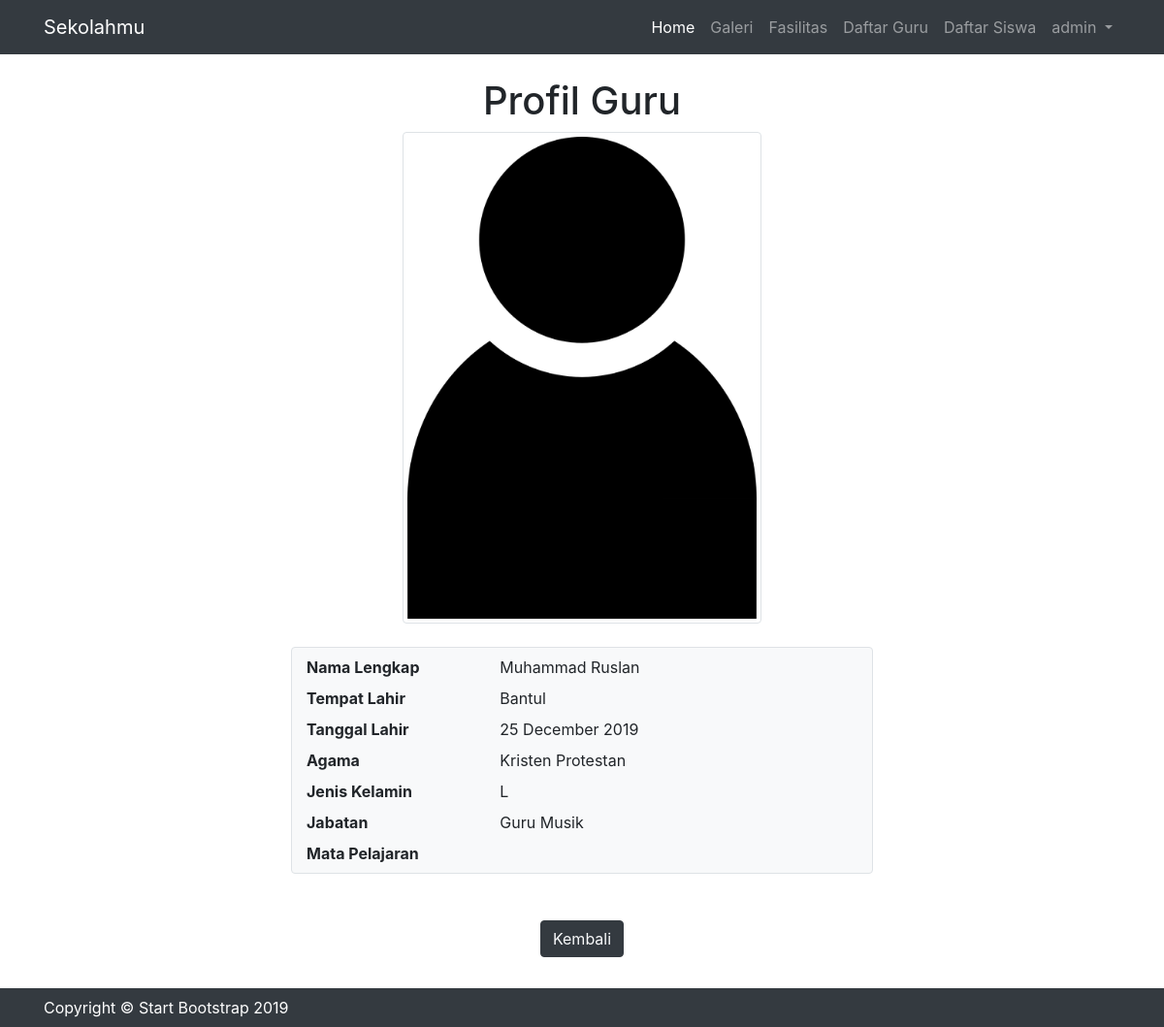
The app's page /profile_guru.php?nip=100001 (signed in), older data.
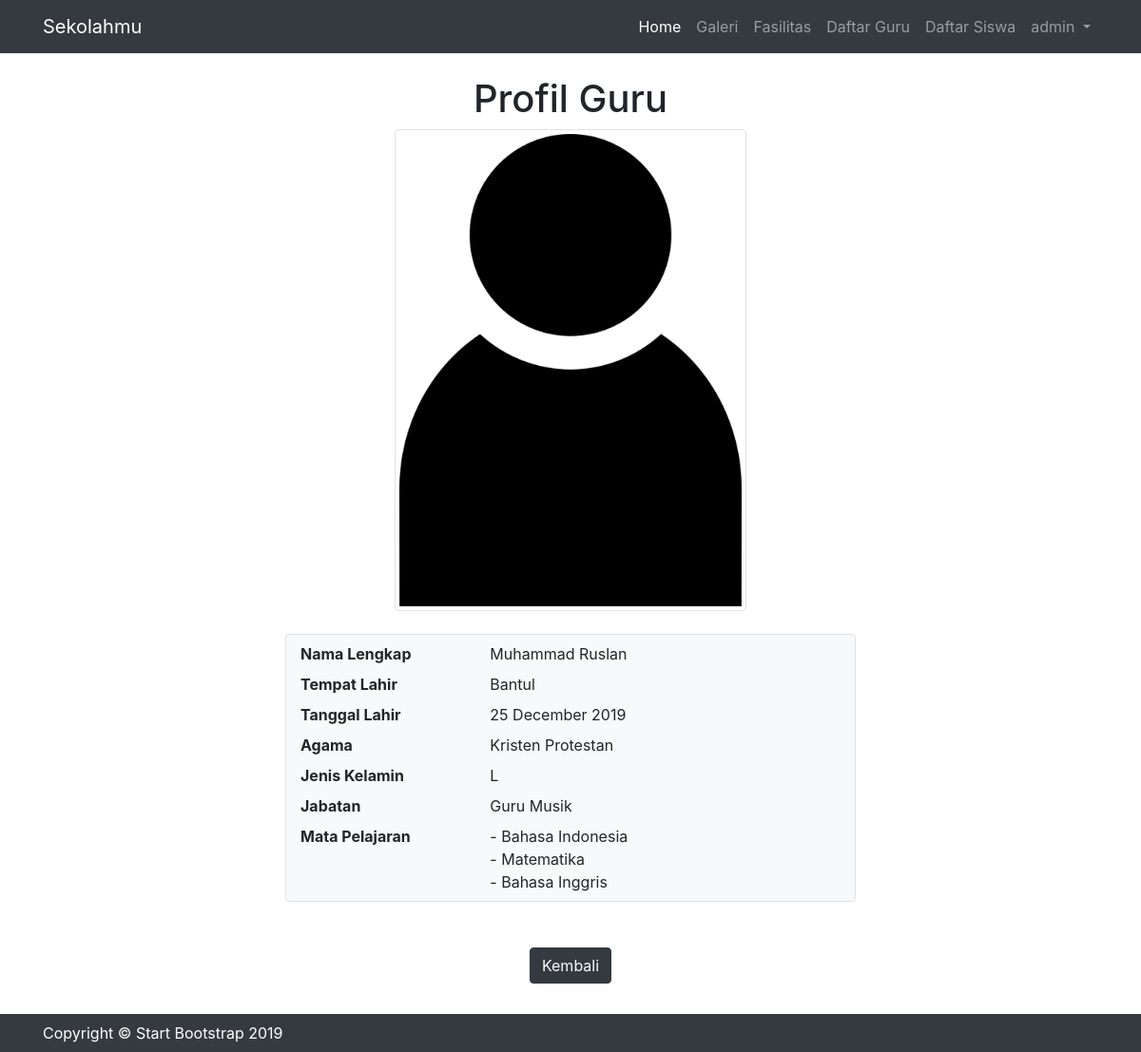
The same page, newer data.
### tables this page shows
CREATE TABLE `guru` (
  `nip` int(11) NOT NULL,
  `nama` varchar(100) NOT NULL,
  `alamat` varchar(100) DEFAULT NULL,
  `gender` char(1) NOT NULL,
  `tglLahir` date DEFAULT NULL,
  `tempatLahir` varchar(100) DEFAULT NULL,
  `pass` int(11) DEFAULT NULL,
  `idJabatan` int(11) DEFAULT NULL,
  `agama` varchar(100) NOT NULL,
  `pathImg` varchar(100) DEFAULT NULL
);

CREATE TABLE `jabatan` (
  `idJabatan` int(11) NOT NULL,
  `nama` varchar(100) DEFAULT NULL
);

CREATE TABLE `matapelajaran` (
  `idMapel` int(11) NOT NULL,
  `nama` varchar(100) DEFAULT NULL
);

### profile_guru.php (the view, shortened to what this page needs)
<?php
include 'layout/header.php';
if (isset( $_SESSION['status'])) {
$nip=$_GET['nip'];
$query="select g.nama, g.alamat, g.gender, DATE_FORMAT(g.tglLahir, '%d %M %Y') as lahir , g.tempatLahir, g.agama, g.pathImg as foto, j.nama as jabatan FROM guru g JOIN jabatan j ON j.idJabatan=g.idJabatan where g.nip=$nip";
$tampil=mysql_query($query);
while ($result=mysql_fetch_array($tampil)) {
	$path = "assets/img/guru/".$nip.".png";
	if (file_exists($path)) {
		$path="assets/img/guru/".$nip.".png";
	}
	else{
		$path="assets/img/guru/default.png";
	}
?>
<br>
<div class="container-fluid">
	<p class="h1 text-center" >Profil Guru</p>
		<div class="row">
			<div class="col-md-4"></div>
			<div class="col-md-4"><img src="<?php echo $path; ?>" class="img-fluid img-thumbnail"></img>
			</div>
			<div class="col-md-4"></div>
		</div>
		<br>
<div class="row">
	<div class="col-md-3"></div>
	<div class="col-md-6 img-thumbnail bg-light">
		<div class="row py-1">
				<div class="font-weight-bold col-md-4">Nama Lengkap</div>
				<div class="col-md-6"><?php echo $result['nama']; ?></div>
			</div>
			<div class="row py-1">
				<div class="font-weight-bold col-md-4">Tempat Lahir</div>
				<div class="col-md-6"><?php echo $result['tempatLahir']; ?></div>
			</div>
			<div class="row py-1">
				<div class="font-weight-bold col-md-4">Tanggal Lahir</div>
				<div class="col-md-6"><?php echo $result['lahir']; ?></div>
			</div>
			<div class="row py-1">
				<div class="font-weight-bold col-md-4">Agama</div>
				<div class="col-md-6"><?php echo $result['agama']; ?></div>
			</div>
			<div class="row py-1">
				<div class="font-weight-bold col-md-4">Jenis Kelamin</div>
				<div class="col-md-6"><?php echo $result['gender']; ?></div>
			</div>
			<div class="row py-1">
				<div class="font-weight-bold col-md-4">Jabatan</div>
				<div class="col-md-6"><?php echo $result['jabatan']; ?></div>
			</div>
			<div class="row py-1">
				<div class="font-weight-bold col-md-4">Mata Pelajaran</div>
				<div class="col-md-6"><?php
				$query2="select mp.nama as mapel FROM guru g JOIN jabatan j ON j.idJabatan=g.idJabatan join tugasmapel tm on tm.nip=g.nip join matapelajaran mp on mp.idMapel=tm.idMapel where g.nip=$nip";
				$aksi=mysql_query($query2);
				while ($result2=mysql_fetch_array($aksi)) {
					echo "- ".$result2['mapel']."<br>";
				}
				?></div>
			</div>
	</div>
	<div class="col-md-3"></div>
</DIV>
<br>
<br>
	<center><a class="btn btn-dark text-light" href="daftar_guru.php">Kembali</a></center>
</div>
<br>
<br>
<br>
<?php
}
}
include 'layout/footer.php';
?>

### layout/header.php (shortened to what this page needs)
<!DOCTYPE html>
<html lang="en">
<head>
  <link href="vendor/bootstrap/css/bootstrap.min.css" rel="stylesheet">
  <link href="css/heroic-features.css" rel="stylesheet">
</head>
<body>
  <nav class="navbar navbar-expand-lg navbar-dark bg-dark fixed-top">
    <div class="container">
      <a class="navbar-brand" href="index.php">Sekolahmu</a>
      <div class="collapse navbar-collapse" id="navbarResponsive">
        <ul class="navbar-nav ml-auto">
          <li class="nav-item active">
            <a class="nav-link" href="index.php">Home
            </a>
          </li>
          <li class="nav-item">
            <a class="nav-link" href="galeri.php">Galeri</a>
          </li>
          <li class="nav-item">
            <a class="nav-link" href="fasilitas.php">Fasilitas</a>
          </li>
          <li class="nav-item">
            <a class="nav-link" href="daftar_guru.php">
              Daftar Guru
            </a>
          </li>
          <li class="nav-item">
            <a class="nav-link" href="daftar_siswa.php">
              Daftar Siswa
            </a>
          </li>
          <?php
          if (!isset($_SESSION['status'])) {
            ?>
            <li class="nav-item dropdown">
              <a class="nav-link dropdown-toggle" href="#" id="navbardropdown" role="button" data-toggle="dropdown" aria-haspopup="true" aria-expanded="false">Login</a>
              <div class="dropdown-menu" aria-labelledby="navbarDropdown">
                <a class="dropdown-item" href="login_admin.php">Admin</a>
                <a class="dropdown-item" href="login_guru.php">Guru</a>
                <a class="dropdown-item" href="login_siswa.php">Siswa</a>
              </li>
            <?php }
            else{
              ?>
              <li class="nav-item dropdown">
                <a class="nav-link dropdown-toggle" href="#" id="navbardropdown" role="button" data-toggle="dropdown" aria-haspopup="true" aria-expanded="false"><?php
                echo $_SESSION['username'];
                ?>
              </a>
              </li>
              <?php
            }
            ?>
          </ul>
        </div>
      </div>
    </nav>

### layout/footer.php (shortened to what this page needs)
  <footer class="navbar fixed-bottom bg-dark">
    <div class="container">
      <p class="m-0 text-center text-white">Copyright &copy; Start Bootstrap 2019</p>
    </div>
  </footer>
</body>
</html>

### css/heroic-features.css (style rules this page uses)
body { padding-top: 56px; }

Row changes from the older to the newer data that the page shows:
added matapelajaran: nama "Bahasa Indonesia"
added matapelajaran: nama "Matematika"
added matapelajaran: nama "Bahasa Inggris"
